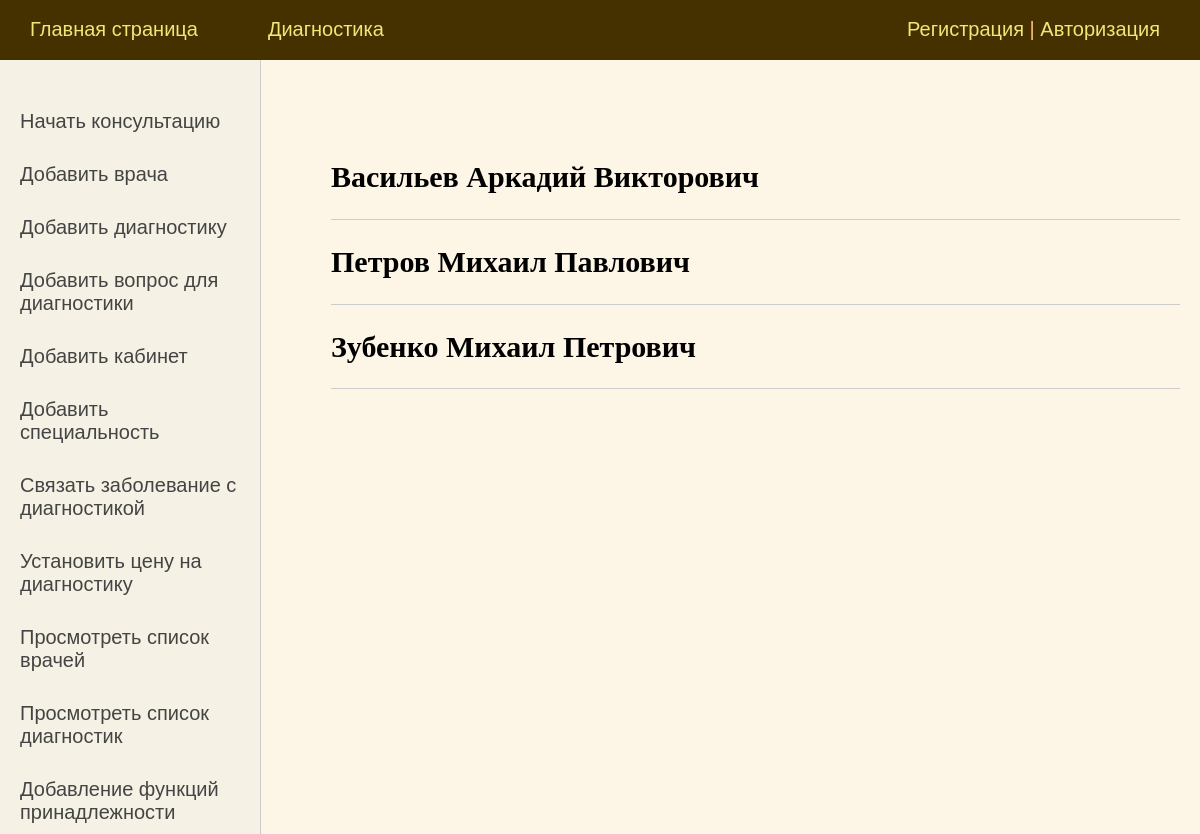
/Diagnostic/employees_list/, run on the app's committed database.
### DiagnosticSystem/models.py (models this page shows, shortened)
class Employee(models.Model):
    surname = models.CharField(max_length=50, verbose_name='Фамилия')
    name = models.CharField(max_length=50, verbose_name='Имя')
    patronymic = models.CharField(max_length=50, verbose_name='Отчество')
    cabinet = models.ForeignKey('Cabinet', on_delete=models.PROTECT, verbose_name='Кабинет')
    speciality = models.ForeignKey('Speciality', on_delete=models.PROTECT, verbose_name='Специальность')

### DiagnosticSystem/views.py (the view)
# urls.py: path('employees_list/', EmployeesList.as_view(), name='employees_list'),
class EmployeesList(ListView):
    model = Employee
    template_name = 'DiagnosticSystem/employees_list.html'
    context_object_name = 'employees'
    def get_context_data(self, *, object_list=None, **kwargs):
        context = super().get_context_data(**kwargs)
        context['menu'] = menu
        context['sidebar'] = sidebar
        context['title'] = 'Список сотрудников'
        return context

### DiagnosticSystem/templates/DiagnosticSystem/employees_list.html (shortened to what this page needs)
{% extends 'DiagnosticSystem/base.html' %}
{% block content %}
<ul class="list-articles">
	{% for e in employees %}
			<li><h2>{{e.surname}} {{e.name}} {{e.patronymic}}</h2>
			</li>
	{% endfor %}
</ul>
{% endblock %}

### DiagnosticSystem/static/DiagnosticSystem/css/styles.css (style rules this page uses)
html, body { font-family: 'Arial'; margin: 0; padding: 0; height: 100%; width: 100%; color: #444; background-color: #fdf5e6; }
ul.list-articles { list-style: none; margin: 0; padding: 0; }
ul.list-articles li { border-bottom: 1px solid #ccc; }

### data on the page
Employee: surname "Васильев", name "Аркадий", patronymic "Викторович"
Employee: surname "Петров", name "Михаил", patronymic "Павлович"
Employee: surname "Зубенко", name "Михаил", patronymic "Петрович"

### other printed values
{{ m.title }} "Главная страница" "Диагностика"
{{ s.title }} "Начать консультацию" "Добавить врача" "Добавить диагностику" "Добавить вопрос для диагностики" "Добавить кабинет" "Добавить специальность" "Связать заболевание с диагностикой" "Установить цену на диагностику" "Просмотреть список врачей" "Просмотреть список диагностик" "Добавление функций принадлежности"
